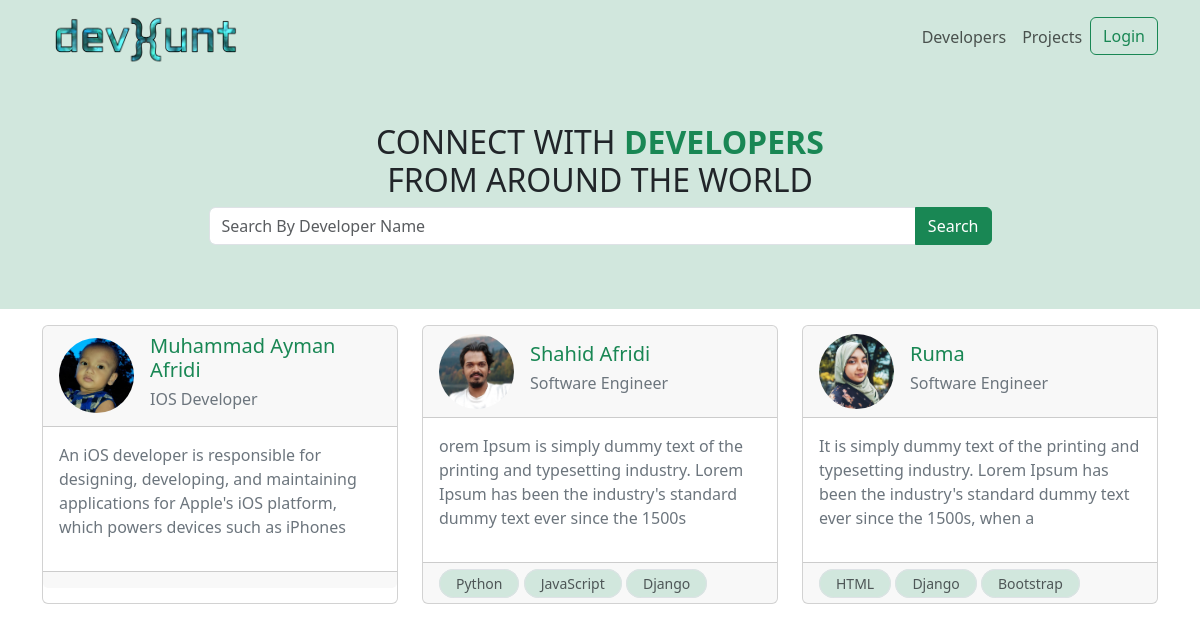
The app's page /, older data.
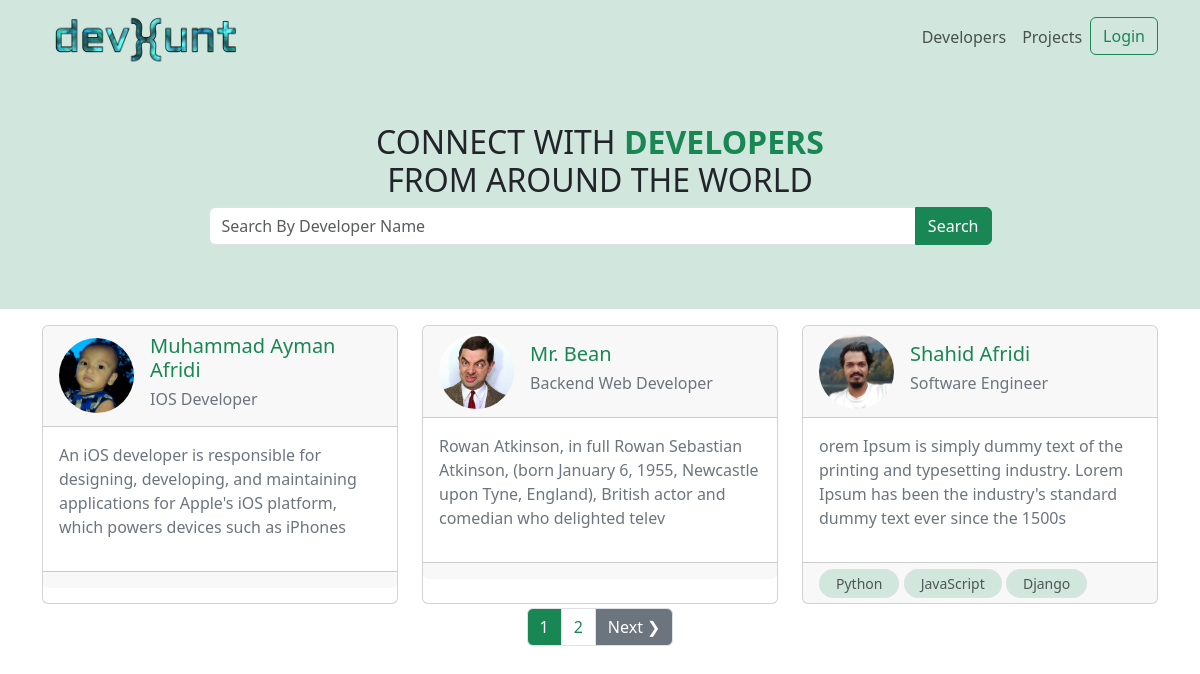
The same page, newer data.
### users/models.py (models this page shows, shortened)
class Profile(models.Model):
    user = models.OneToOneField(
        User, on_delete=models.CASCADE, blank=True, null=True)
    name = models.CharField(max_length=255, blank=True, null=True)
    email = models.EmailField(max_length=500, blank=True, null=True)
    username = models.CharField(max_length=255, blank=True, null=True)
    short_intro = models.CharField(max_length=200, blank=True, null=True)
    location = models.CharField(max_length=200, blank=True, null=True)
    bio = models.TextField(blank=True, null=True)
    profile_image = models.ImageField(
        blank=True, null=True, upload_to='profiles/', default='profiles/user-default.png')
    social_github = models.CharField(max_length=200, blank=True, null=True)
    social_twitter = models.CharField(max_length=200, blank=True, null=True)
    social_linkedin = models.CharField(max_length=200, blank=True, null=True)
    social_youtube = models.CharField(max_length=200, blank=True, null=True)
    social_website = models.CharField(max_length=200, blank=True, null=True)
    created_at = models.DateTimeField(auto_now_add=True)
    id = models.UUIDField(default=uuid.uuid4, unique=True,
                          primary_key=True, editable=False)

class Skill(models.Model):
    owner = models.ForeignKey(
        Profile, on_delete=models.CASCADE, null=True, blank=True)
    name = models.CharField(max_length=200, blank=True, null=True)
    description = models.TextField(null=True, blank=True)
    created_at = models.DateTimeField(auto_now_add=True)
    id = models.UUIDField(default=uuid.uuid4, unique=True,
                          primary_key=True, editable=False)

### users/views.py (the view)
# urls.py: path('', views.profiles, name='profiles'),
def profiles(request):
    profiles, search_query = searchProfiles(request)
    profiles, custom_range, paginator = paginateProfiles(request, profiles, 3)
    context = {
        'profiles': profiles,
        'search_query': search_query,
        'custom_range': custom_range,
        'paginator': paginator
    }
    return render(request, 'users/profiles.html', context)

### users/utils.py (called while the page is built)
def searchProfiles(request):
    search_query = ''
    if request.GET.get('search_query'):
        search_query = request.GET.get('search_query')
    skills = Skill.objects.filter(name__icontains=search_query)
    profiles = Profile.objects.distinct().filter(
        Q(name__icontains=search_query) |
        Q(short_intro__icontains=search_query) |
        Q(skill__in=skills)
    )
    return profiles, search_query

def paginateProfiles(request, profiles, results):
    page = request.GET.get('page')
    paginator = Paginator(profiles, results)
    try:
        profiles = paginator.page(page)
    except PageNotAnInteger:
        page = 1
        profiles = paginator.page(page)
    except EmptyPage:
        page = paginator.num_pages
        profiles = paginator.page(page)
    leftIndex = (int(page)-4)
    if leftIndex < 1:
        leftIndex = 1
    rightIndex = (int(page)+5)
    if rightIndex > paginator.num_pages:
        rightIndex = paginator.num_pages + 1
    custom_range = range(leftIndex, rightIndex)
    return profiles, custom_range, paginator

### users/templates/users/profiles.html (shortened to what this page needs)
{% extends 'main.html' %}
{% block content %}
<div class=" bg-success-subtle">
    <div class='container text-center p-5'>
        <h2>CONNECT WITH <span class='text-success' style="font-weight: 800;">DEVELOPERS</span> <br> FROM AROUND THE WORLD</h2>
        <form id="searchForm" action="{% url 'profiles' %}" method="get">
            <div class="input-group mb-3 m-auto w-75">
                <input type="text" class="form-control" placeholder="Search By Developer Name" name="search_query" aria-label="Recipient's username" aria-describedby="button-addon2" value={{search_query}} >
                <input class="btn  btn-success" type="submit" value="Search" id="button-addon2">
            </div>
        </form>
    </div>
</div>
<div class="container mt-3">
    <div class="row row-cols-1 row-cols-md-3 g-4">
        {% for profile in profiles %}
        <div class="col ">
            <a class="text-decoration-none " href="{% url 'profile' profile.id %}" >
          <div class="card h-100 ">
            <div class='card-header'>
                <div class='d-flex align-items-center'>
                    <div>
                        <img src="{{ profile.profile_image.url}}" class="rounded-circle" style="width: 75px;" alt="Avatar" />
                    </div>
                    <div class='ps-3'>
                        <h5 class="text-success card-title ">{{profile.name}}</h5>
                        <h6 class='text-secondary'>{{ profile.short_intro }}</h6>
                    </div>
                </div>
            </div>
            <div class="card-body">
              <p class="text-secondary">
                {{ profile.bio|slice:"150" }}
              </p>
            </div>
            </a>
            <div class="card-footer">
                {% for skill in profile.skill_set.all|slice:"3" %}
                <small class="border border-1 py-1 px-3  bg-success-subtle text-body-secondary rounded-pill">{{skill.name}}</small>
                {% endfor %}
            </div>
          </div>
        </div>
        {% endfor %}
   {% include 'pagination.html' with queryset=profiles custom_range=custom_range %}
{% endblock content %}

Row changes from the older to the newer data that the page shows:
no longer on this page (row unchanged): Profile: profile_image (picture), name "Ruma", short_intro "Software Engineer", bio "It is simply dummy text of the printing and typesetting industry. Lorem Ipsum has been the industry's standard dummy text ever since the 1500s, when a"
no longer on this page (row unchanged): Skill: name "HTML", shown under "Ruma"
no longer on this page (row unchanged): Skill: name "Django", shown under "Ruma"
no longer on this page (row unchanged): Skill: name "Bootstrap", shown under "Ruma"
added Profile: profile_image (picture), name "Mr. Bean", short_intro "Backend Web Developer", bio "Rowan Atkinson, in full Rowan Sebastian Atkinson, (born January 6, 1955, Newcastle upon Tyne, England), British actor and comedian who delighted telev"
Text that changed along with them:
new list line: "1"
new list line: "2"
text now shown: "Next ❯"
